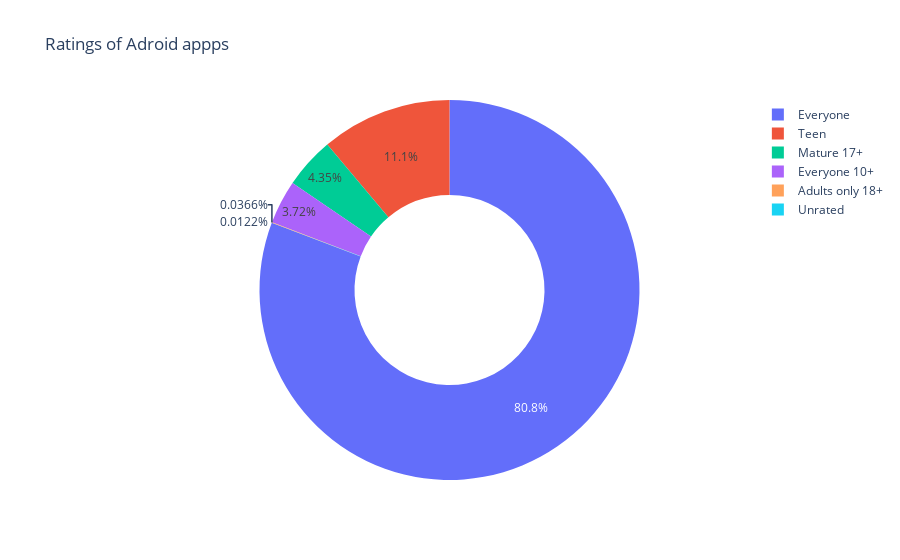

Notebook cell for this chart:
### Code cell
fig = px.pie(ratings, values=ratings.values, names=ratings.index, title='Ratings of Adroid appps', hole=.5)
fig.show()

### Figure 1 — Plotly figure (JSON) as saved in the notebook; plotly's stock layout.template omitted (floating-point values rounded to 4 significant figures)
{"data": [{"domain": {"x": [0, 1], "y": [0, 1]}, "hole": 0.5, "hovertemplate": "Content_Rating=%{label}<br>value=%{value}<extra></extra>", "labels": ["Everyone", "Teen", "Mature 17+", "Everyone 10+", "Adults only 18+", "Unrated"], "legendgroup": "", "name": "", "showlegend": true, "type": "pie", "values": [6621, 912, 357, 305, 3, 1]}], "layout": {"legend": {"tracegroupgap": 0}, "title": {"text": "Ratings of Adroid appps"}}}
